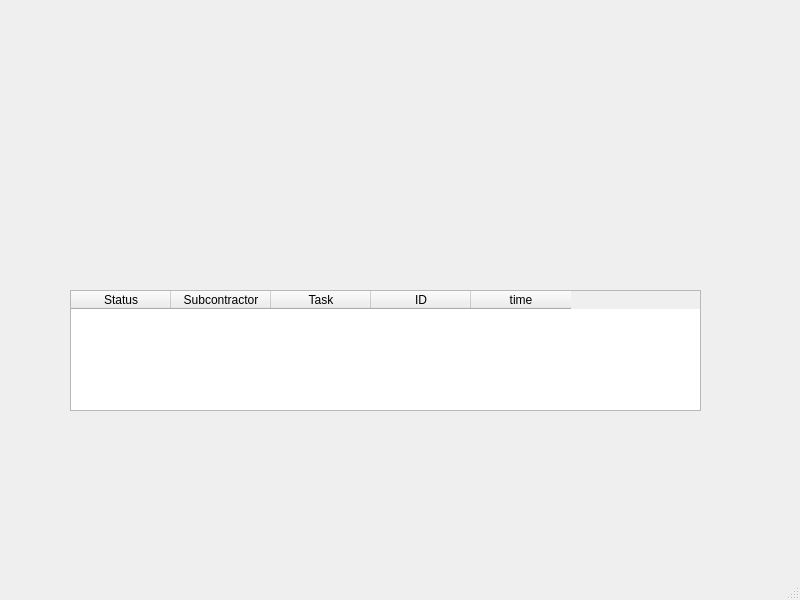
<?xml version="1.0" encoding="UTF-8"?>
<ui version="4.0">
 <class>MainWindow</class>
 <widget class="QMainWindow" name="MainWindow">
  <property name="geometry">
   <rect>
    <x>0</x>
    <y>0</y>
    <width>800</width>
    <height>600</height>
   </rect>
  </property>
  <property name="windowTitle">
   <string>MainWindow</string>
  </property>
  <widget class="QWidget" name="centralwidget">
   <widget class="QTableWidget" name="tableWidget">
    <property name="geometry">
     <rect>
      <x>70</x>
      <y>290</y>
      <width>631</width>
      <height>121</height>
     </rect>
    </property>
    <column>
     <property name="text">
      <string>Status</string>
     </property>
    </column>
    <column>
     <property name="text">
      <string>Subcontractor</string>
     </property>
    </column>
    <column>
     <property name="text">
      <string>Task</string>
     </property>
    </column>
    <column>
     <property name="text">
      <string>ID</string>
     </property>
    </column>
    <column>
     <property name="text">
      <string>time</string>
     </property>
    </column>
   </widget>
  </widget>
  <widget class="QMenuBar" name="menubar">
   <property name="geometry">
    <rect>
     <x>0</x>
     <y>0</y>
     <width>800</width>
     <height>22</height>
    </rect>
   </property>
  </widget>
  <widget class="QStatusBar" name="statusbar"/>
 </widget>
 <resources/>
 <connections/>
</ui>
